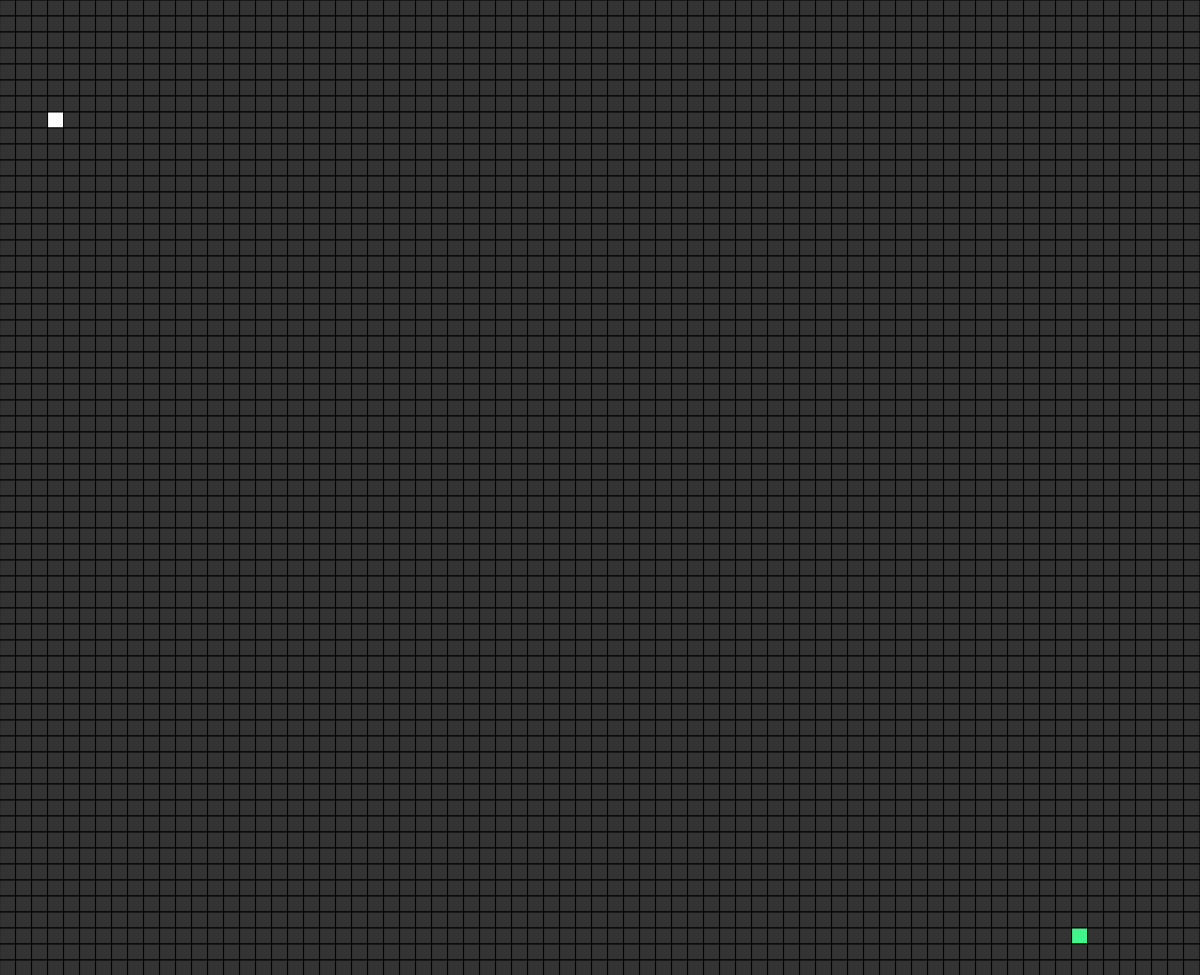
Frame 1 (no input)
Frame 60 (no input): identical to frame 1, image omitted
Frame 120 (the mouse pressed at the canvas centre since frame 60): identical to frame 1, image omitted

The p5.js sketch that drew this single still picture (run headless with seeded random() and noise() and a simulated clock; from frame 60 on, the mouse is pressed at the canvas centre):

// p5.js sketch
// ── sketch.js

var board;
var bfs;
var search;


// Initial canvas setup
function setup() {
    // Subtracts 25 from windowHeight to try and get rid of scroll bar

    createCanvas(windowWidth, windowHeight - 25);

    frameRate(120);

    board = new board();

    // Generate random row and column for start node
    var randColStart = Math.round(Math.random() * (board.getCols() - 1));
    var randRowStart = Math.round(Math.random() * (board.getRows() - 1));

    // Set color of start to white
    board.getNode(randColStart, randRowStart).setStart();

    bfs = new bfs(board, randColStart, randRowStart);

    search = true;

    board.display();

    // bfs.find();
}

// Continually looping function that draws things to the canvas
function draw() {
    
    var nodes = [];

    // console.log(frameRate());

    if(search) {
        search = bfs.step(nodes);
    }

    board.update(nodes);
}
  
// If the window is resized, resize the canvas to the new window size
function windowResized() {
    resizeCanvas(windowWidth, windowHeight);
}

// ── Node.js


function Node(x, y, w, isGoal, visited, row, col) {

    // x and y coordinates for the node
    this.x = x;
    this.y = y;

    this.row = row;
    this.col = col;
    // True if the node has been visited, false if not
    this.visited = visited;

    // Color data for the node, defaults to grey
    this.r = 51;
    this.g = 51;
    this.b = 51;

    // True if the node is the start or not
    this.start = false;

    // If the node is a goal, set the color to green
    if(isGoal) {
        this.setColor(66, 245, 138);
    }

    // Width to of the node
    this.w = w;

    // Depth of the node from the start
    this.depth = 0;

    // True if the node is the goal node or not
    this.isGoal = false;

    this.visited = false;

    // Draws a rectangle at the nodes x y position and 
    // colors it according to whether it is the target or not
    this.display = function() {

        fill(this.r, this.g, this.b);

        // Uncomment to show depth
        // fill(10 * this.depth, 10 * this.depth, 10 * this.depth);
        
        rect(this.x, this.y, this.w, this.w);
    };

    // Getters and setter of isGoal
    this.isTarget = function() {
        return this.isGoal;
    };

    // Sets the node isGoal to the given value
    this.setGoal = function(isGoal) {
        this.isGoal = isGoal;
        this.setColor(66, 245, 138);
    };

    // Returns true if visited, false otherwise
    this.isVisited = function() {
        return this.visited;
    };

    // Setter for visited instance variable
    // Sets the color to blue if it is not the start and not the goal
    this.setVisited = function(visited) {
        this.visited = visited;
        if(!this.start && !this.isGoal) {
            this.setColor(105, 157, 240);
        }
        
    };

    // Returns true if it is the start
    this.isStart = function() {
        return this.start;
    };

    // Sets this node to the start
    // Changes the color to white
    this.setStart = function() {
        this.start = true;
        this.setColor(255, 255, 255);
    };

    // Sets the color of this node with the given rgb values
    this.setColor = function(r, g, b) {
        this.r = r;
        this.g = g;
        this.b = b;
    };

    // Returns this node's row in the board
    this.getRow = function() {
        return this.row;
    };

    // Returns this node's col in the board
    this.getCol = function() {
        return this.col;
    };

    // Returns the depth of the node
    this.getDepth = function() {
        return this.depth;
    };

    // Sets depth of the node
    this.setDepth = function(depth) {
        this.depth = depth;
    };
}
// ── Queue.js

function Queue() {

    // Amount of children each node has
    this.k = 2;

    // List containing all of the keys
    this.heap = [];

    // Main queue functions

    // Adds element to the queue
    this.enqueue = function() {

    };

    // Removes an item from the queue
    this.dequeue = function() {

    };

    this.insert = function() {
        
    };

    this.extractMin = function() {

    };

    this.isEmpty = function() {

    };

    this.restoreDown = function() {

    };

    this.restoreUp = function() {

    };

    


}
// ── bfs.js

function bfs(board, startCol, startRow) {

    // Starting point row and column
    this.startCol = startCol;
    this.startRow = startRow;

    this.step = function() {

    };


    /// Uses Breadth First Search to find the goal
    this.find = function() {
        
        // Create a "queue" 
        var queue = [];

        // Set the start node to visited
        board.getNode(startCol, startRow).setVisited(true);

        // Enqueue the start node
        queue.push(board.getNode(startCol, startRow));

        while(queue.length != 0) {
            var v = queue.shift();

            if(v.isTarget()) {
                return v;
            }

            var neighbors = board.getNeighbors(v.getCol(), v.getRow());

            for(var i = 0;i < neighbors.length;i++) {
                if(!neighbors[i].isVisited()) {
                    neighbors[i].setVisited(true);
                    queue.push(neighbors[i]);
                }
            }
        }
    };
    
}
// ── board.js
function board() {

    // Width of the cells
    this.w = 16;

    // Amount of columns and rows based on width/height and width of cell
    this.columns = Math.round(width/this.w);
    this.rows = Math.round(height/this.w);

    this.goalCol;
    this.goalRow;

    this.start;

    // Creates 2D array with columns as the outer array
    // This mimics x y coordinate plane
    this.board = new Array(this.columns);
    for(var i = 0;i < this.columns;i++) {
        this.board[i] = new Array(this.rows);
    }

    // Initializes each cell of the board to a new Node object
    // Also randomly selects a row and col for the goal
    this.init = function() {
        for(var i = 0;i < this.columns;i++) {
            for(var j = 0;j < this.rows;j++) {
                this.board[i][j] = new Node(i*this.w, j*this.w, this.w, false, false, j, i);
            }
        }

        this.goalCol = Math.round(Math.random() * (this.columns - 1));
        this.goalRow = Math.round(Math.random() * (this.rows - 1));

        // this.goalCol = 25;
        // this.goalRow = 25;

        this.board[this.goalCol][this.goalRow].setGoal(true);

        console.log(this.board[1][1]);

        // this.board[30][27].setWall(true);
        // this.board[30][26].setWall(true);
        // this.board[30][25].setWall(true);
        // this.board[30][24].setWall(true);
        // this.board[30][23].setWall(true);

        // console.log(this.board[30][25]);
    };
    this.init();

    // Displays the nodes in the board to the screen
    this.display = function() {
        for(var i = 0;i < this.columns;i++) {
            for(var j = 0;j < this.rows;j++) {
                this.board[i][j].display();
            }
        }
    };

    // Resets all the nodes in the board
    this.reset = function() {
        for(var i = 0;i < this.columns;i++) {
            for(var j = 0;j < this.rows;j++) {
                this.board[i][j].reset();
            }
        }
    };

    this.update = function(nodes) {
        for(var i = 0;i < nodes.length;i++) {
            nodes[i].display();
        }

        return [];
    };

    // Returns the node at the col row given
    // Returns -1 if the given col row is out of bounds
    this.getNode = function(col, row) {

        if(row >= this.getRows() || col >= this.getCols() || row < 0 || col < 0) {
            return -1;
        }

        return this.board[col][row];
    };

    this.findNode = function(x, y) {

        for(var i = 0;i < this.columns;i++) {
            for(var j = 0;j < this.rows;j++) {
                if((x >= this.board[i][j].getX() && x <= (this.board[i][j].getX() + this.w)) && 
                (y >= this.board[i][j].getY() && y <= (this.board[i][j].getY() + this.w))) {
                    return this.board[i][j];
                }
            }
        }

        return null;
    };

    // Returns number of columns
    this.getCols = function() {
        return this.board.length;
    };

    // Returns number of rows
    this.getRows = function() {
        return this.board[0].length;
    };


    // Returns an array of cells directly adjacent to the given x and y
    // If the given x and y is at an edge, then it returns only the neighbors that exist
    this.getNeighbors = function(x, y) {
        var neighbors = [];

        var north = this.getNode(x, y - 1);

        if(north != -1 && !north.isWall()) {
            neighbors.push(north);
        }

        var south = this.getNode(x, y + 1);

        if(south != -1 && !south.isWall()) {
            neighbors.push(south);
        }

        var east = this.getNode(x + 1, y);

        if(east != -1 && !east.isWall()) {
            neighbors.push(east);
        }

        var west = this.getNode(x - 1, y);

        if(west != -1 && !west.isWall()) {
            neighbors.push(west);
        }

        return neighbors;
    };

    // Backtracts from the goal to the start using node depth to find the 
    // shortest path
    this.backTrack = function(nodes) {

        // Set the first node to the goal
        var curNode = this.getNode(this.goalCol, this.goalRow);

        // Loop while the current node is not the start
        while(!curNode.isStart()) {

            // Get all the neighbors for the current node
            var neighbors = this.getNeighbors(curNode.getCol(), curNode.getRow());

            // minimum depth node index
            var min = 9999;

            // Loop through all the neighbors and find the one with the smallest depth
            for(var i = 0;i < neighbors.length;i++) {
                // if the depth is lower than the min and is visited, set the min to current index
                if(neighbors[i].getDepth() < curNode.getDepth() && neighbors[i].isVisited()) {
                    min = i;
                }
            }

            
            // if node smaller node depth was found, return
            if(min == 9999) {
                return true;
            }

            // Set the node in the path to yellow if it is not the start
            if(!neighbors[min].isStart()) {
                neighbors[min].setColor(255, 228, 94);
            }
            
            // push the node to the list of nodes to be updated
            nodes.push(neighbors[min]);
            // Set the current node to the new smallest depth node
            curNode = neighbors[min];
        }
    };
}
// ── greedy.js

function greedy(board, startCol, startRow) {

    this.q = [];
    board.getNode(startCol, startRow).setVisited(true);
    this.q.push(board.getNode(startCol, startRow));

    this.step = function(nodes) {
        var v = this.q.shift();

        if(v.isTarget()) {
            return false;
        }

        var neighbors = board.getNeighbors(v.getCol(), v.getRow());

        for(var i = 0;i < neighbors.length;i++) {
            if(!neighbors[i].isVisited()) {
                neighbors[i].setVisited(true);

                neighbors.setDepth(v.getDepth() + 1);
                
            }
        }

    };

}
// ── style.css
body {
    background: #0E1013;
}

.center {
    border: 5px solid #525250;
    display: flex;
    justify-content: center;
}
